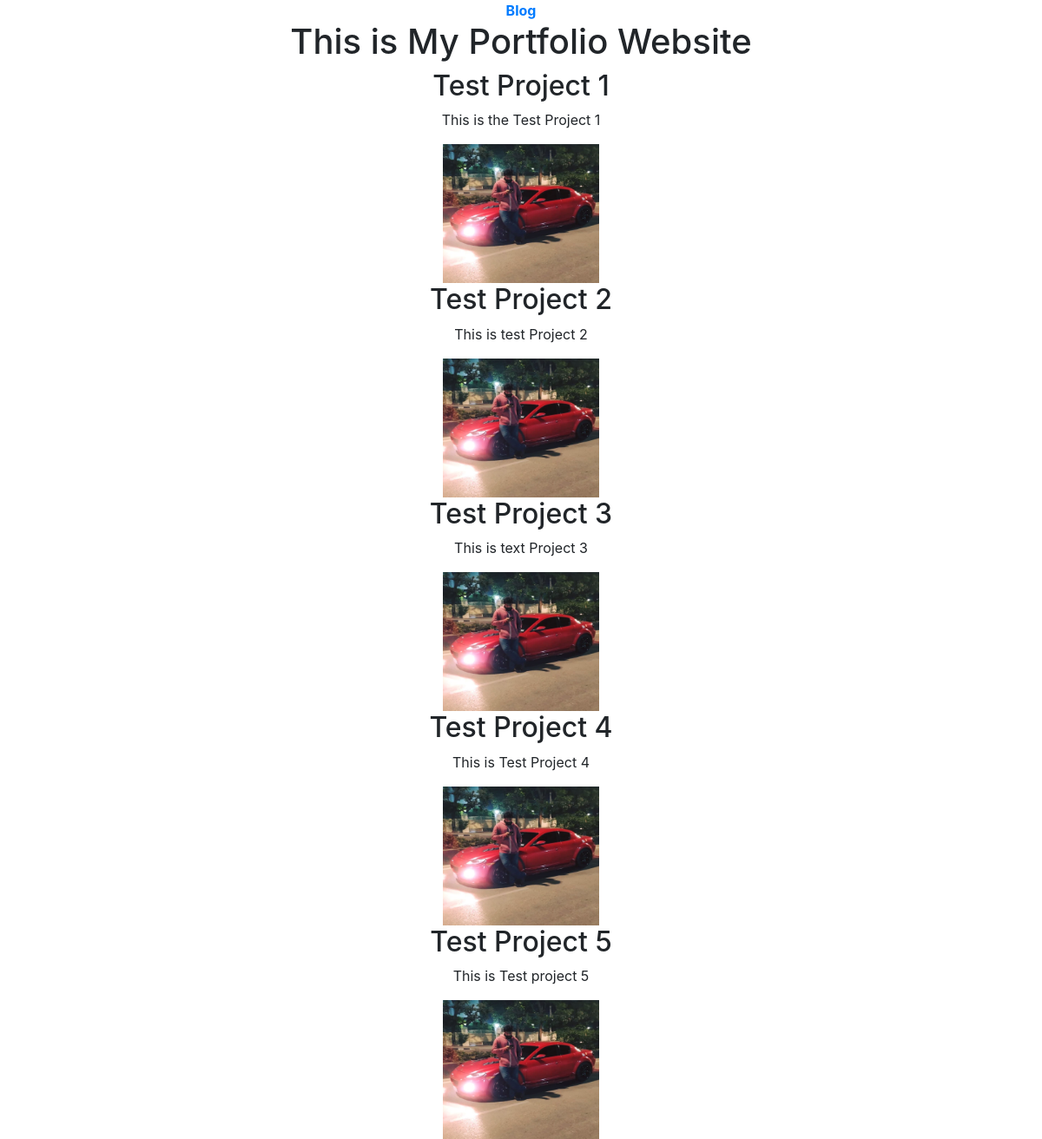
The page / on the database its author committed.
### portfolio_app/models.py (models this page shows)
class Projects(models.Model):
    title = models.CharField(max_length = 50)
    description = models.TextField(max_length = 200)
    image = models.ImageField(upload_to = 'postfolio_app/images')
    url =   models.URLField(blank=True)

### portfolio_app/views.py (the view)
# urls.py: 2. Add a URL to urlpatterns:  path('', views.home, name='home')
def home(request):
    projects = Projects.objects.all()
    return render(request, 'portfolio_app/home.html', {'projects': projects})

### portfolio_app/templates/portfolio_app/home.html (shortened to what this page needs)
<!DOCTYPE html>
<html lang="en">
<head>
    <link rel="stylesheet" href="https://stackpath.bootstrapcdn.com/bootstrap/4.5.2/css/bootstrap.min.css">
</head>
<body>
    <div class="container text-center">
        <a href="{% url 'blog_app:blog_home' %}"> <strong>Blog</strong></a>
        <br>
        <h1>This is My Portfolio Website</h1>
        {% for project in projects %}
        <h2>{{project.title}}</h2>
        <p>{{project.description}}</p>
        <img src="{{ project.image.url}}" height="160" width="180">
        {% endfor %}
    </div>
</body>
</html>

### rows shown on the page
Projects: title "Test Project 1", description "This is the Test Project 1", image (picture)
Projects: title "Test Project 2", description "This is test Project 2", image (picture)
Projects: title "Test Project 3", description "This is text Project 3", image (picture)
Projects: title "Test Project 4", description "This is Test Project 4", image (picture)
Projects: title "Test Project 5", description "This is Test project 5", image (picture)
